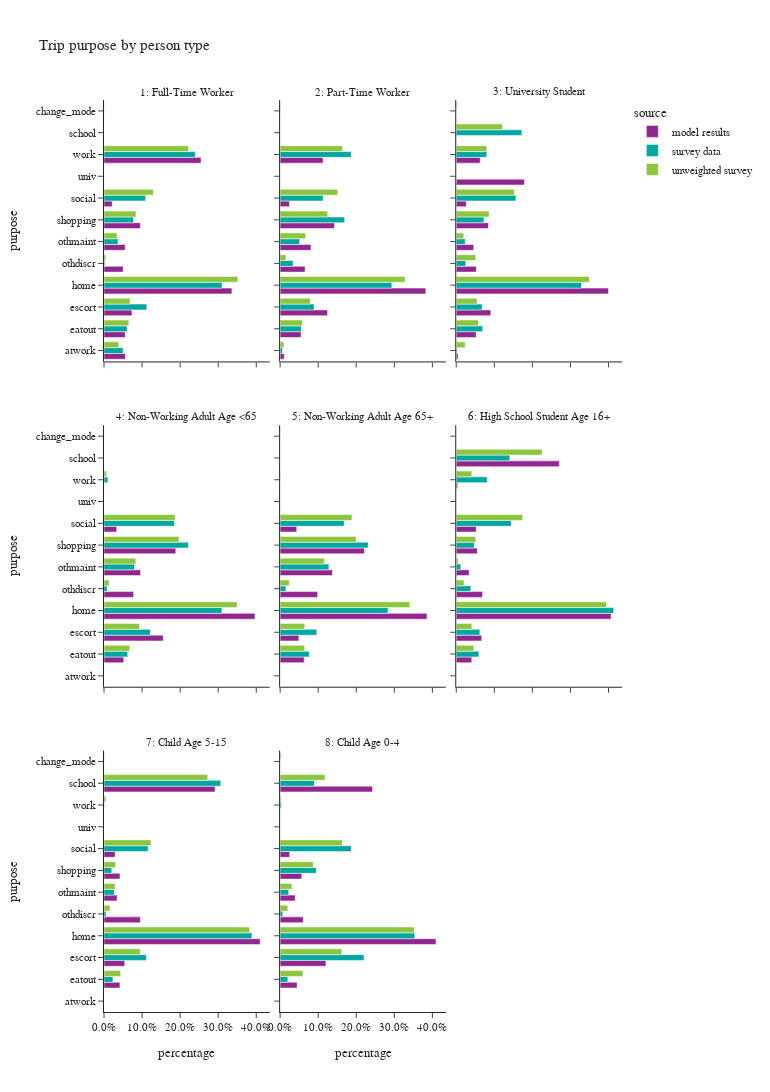

Here is the notebook cell this chart was saved with:
### Code cell
plot_purpose(trip_data,'ptype_label','person type',3,1200)

### Figure 1 — Plotly figure (JSON) as saved in the notebook; plotly's stock layout.template omitted (floating-point values rounded to 4 significant figures)
{"data": [{"alignmentgroup": "True", "hovertemplate": "source=model results<br>ptype_label=1: Full-Time Worker<br>percentage=%{x}<br>purpose=%{y}<extra></extra>", "legendgroup": "model results", "marker": {"color": "#91268F", "pattern": {"shape": ""}}, "name": "model results", "offsetgroup": "model results", "orientation": "h", "showlegend": true, "textposition": "auto", "type": "bar", "x": [0.05626, 0.05576, 0.07339, 0.336, 0.0505, 0.05567, 0.09543, 0.0217, 0.0002427, 0.255], "xaxis": "x7", "y": ["atwork", "eatout", "escort", "home", "othdiscr", "othmaint", "shopping", "social", "univ", "work"], "yaxis": "y7"}, {"alignmentgroup": "True", "hovertemplate": "source=model results<br>ptype_label=2: Part-Time Worker<br>percentage=%{x}<br>purpose=%{y}<extra></extra>", "legendgroup": "model results", "marker": {"color": "#91268F", "pattern": {"shape": ""}}, "name": "model results", "offsetgroup": "model results", "orientation": "h", "showlegend": false, "textposition": "auto", "type": "bar", "x": [0.01067, 0.05488, 0.1245, 0.3827, 0.06569, 0.0812, 0.1427, 0.02478, 0.1129], "xaxis": "x8", "y": ["atwork", "eatout", "escort", "home", "othdiscr", "othmaint", "shopping", "social", "work"], "yaxis": "y8"}, {"alignmentgroup": "True", "hovertemplate": "source=model results<br>ptype_label=3: University Student<br>percentage=%{x}<br>purpose=%{y}<extra></extra>", "legendgroup": "model results", "marker": {"color": "#91268F", "pattern": {"shape": ""}}, "name": "model results", "offsetgroup": "model results", "orientation": "h", "showlegend": false, "textposition": "auto", "type": "bar", "x": [0.004837, 0.05238, 0.09078, 0.3999, 0.05291, 0.04587, 0.08464, 0.0264, 0.1792, 0.06315], "xaxis": "x9", "y": ["atwork", "eatout", "escort", "home", "othdiscr", "othmaint", "shopping", "social", "univ", "work"], "yaxis": "y9"}, {"alignmentgroup": "True", "hovertemplate": "source=model results<br>ptype_label=4: Non-Working Adult Age <65<br>percentage=%{x}<br>purpose=%{y}<extra></extra>", "legendgroup": "model results", "marker": {"color": "#91268F", "pattern": {"shape": ""}}, "name": "model results", "offsetgroup": "model results", "orientation": "h", "showlegend": false, "textposition": "auto", "type": "bar", "x": [0.05181, 0.1556, 0.3967, 0.07786, 0.09611, 0.1886, 0.03341], "xaxis": "x4", "y": ["eatout", "escort", "home", "othdiscr", "othmaint", "shopping", "social"], "yaxis": "y4"}, {"alignmentgroup": "True", "hovertemplate": "source=model results<br>ptype_label=5: Non-Working Adult Age 65+<br>percentage=%{x}<br>purpose=%{y}<extra></extra>", "legendgroup": "model results", "marker": {"color": "#91268F", "pattern": {"shape": ""}}, "name": "model results", "offsetgroup": "model results", "orientation": "h", "showlegend": false, "textposition": "auto", "type": "bar", "x": [0.06353, 0.04931, 0.3858, 0.09866, 0.1374, 0.2217, 0.04368], "xaxis": "x5", "y": ["eatout", "escort", "home", "othdiscr", "othmaint", "shopping", "social"], "yaxis": "y5"}, {"alignmentgroup": "True", "hovertemplate": "source=model results<br>ptype_label=6: High School Student Age 16+<br>percentage=%{x}<br>purpose=%{y}<extra></extra>", "legendgroup": "model results", "marker": {"color": "#91268F", "pattern": {"shape": ""}}, "name": "model results", "offsetgroup": "model results", "orientation": "h", "showlegend": false, "textposition": "auto", "type": "bar", "x": [0.0001329, 0.04083, 0.06687, 0.4068, 0.0689, 0.03393, 0.2707, 0.05536, 0.05264, 0.00378], "xaxis": "x6", "y": ["atwork", "eatout", "escort", "home", "othdiscr", "othmaint", "school", "shopping", "social", "work"], "yaxis": "y6"}, {"alignmentgroup": "True", "hovertemplate": "source=model results<br>ptype_label=7: Child Age 5-15<br>percentage=%{x}<br>purpose=%{y}<extra></extra>", "legendgroup": "model results", "marker": {"color": "#91268F", "pattern": {"shape": ""}}, "name": "model results", "offsetgroup": "model results", "orientation": "h", "showlegend": false, "textposition": "auto", "type": "bar", "x": [0.04177, 0.05457, 0.4101, 0.09566, 0.0345, 0.292, 0.04197, 0.02939], "xaxis": "x", "y": ["eatout", "escort", "home", "othdiscr", "othmaint", "school", "shopping", "social"], "yaxis": "y"}, {"alignmentgroup": "True", "hovertemplate": "source=model results<br>ptype_label=8: Child Age 0-4<br>percentage=%{x}<br>purpose=%{y}<extra></extra>", "legendgroup": "model results", "marker": {"color": "#91268F", "pattern": {"shape": ""}}, "name": "model results", "offsetgroup": "model results", "orientation": "h", "showlegend": false, "textposition": "auto", "type": "bar", "x": [0.04469, 0.1204, 0.4095, 0.06086, 0.0396, 0.2429, 0.05694, 0.02506], "xaxis": "x2", "y": ["eatout", "escort", "home", "othdiscr", "othmaint", "school", "shopping", "social"], "yaxis": "y2"}, {"alignmentgroup": "True", "hovertemplate": "source=survey data<br>ptype_label=1: Full-Time Worker<br>percentage=%{x}<br>purpose=%{y}<extra></extra>", "legendgroup": "survey data", "marker": {"color": "#00A7A0", "pattern": {"shape": ""}}, "name": "survey data", "offsetgroup": "survey data", "orientation": "h", "showlegend": true, "textposition": "auto", "type": "bar", "x": [0.05022, 0.0003836, 0.06077, 0.1123, 0.3103, 0.002461, 0.03684, 0.07766, 0.1093, 0.2397], "xaxis": "x7", "y": ["atwork", "change_mode", "eatout", "escort", "home", "othdiscr", "othmaint", "shopping", "social", "work"], "yaxis": "y7"}, {"alignmentgroup": "True", "hovertemplate": "source=survey data<br>ptype_label=2: Part-Time Worker<br>percentage=%{x}<br>purpose=%{y}<extra></extra>", "legendgroup": "survey data", "marker": {"color": "#00A7A0", "pattern": {"shape": ""}}, "name": "survey data", "offsetgroup": "survey data", "orientation": "h", "showlegend": false, "textposition": "auto", "type": "bar", "x": [0.006289, 0.0002684, 0.05576, 0.08935, 0.2935, 0.03419, 0.05121, 0.1696, 0.113, 0.1868], "xaxis": "x8", "y": ["atwork", "change_mode", "eatout", "escort", "home", "othdiscr", "othmaint", "shopping", "social", "work"], "yaxis": "y8"}, {"alignmentgroup": "True", "hovertemplate": "source=survey data<br>ptype_label=3: University Student<br>percentage=%{x}<br>purpose=%{y}<extra></extra>", "legendgroup": "survey data", "marker": {"color": "#00A7A0", "pattern": {"shape": ""}}, "name": "survey data", "offsetgroup": "survey data", "orientation": "h", "showlegend": false, "textposition": "auto", "type": "bar", "x": [0.002102, 0.0001333, 0.06959, 0.06827, 0.329, 0.02494, 0.02361, 0.1725, 0.07276, 0.1568, 0.08033], "xaxis": "x9", "y": ["atwork", "change_mode", "eatout", "escort", "home", "othdiscr", "othmaint", "school", "shopping", "social", "work"], "yaxis": "y9"}, {"alignmentgroup": "True", "hovertemplate": "source=survey data<br>ptype_label=4: Non-Working Adult Age <65<br>percentage=%{x}<br>purpose=%{y}<extra></extra>", "legendgroup": "survey data", "marker": {"color": "#00A7A0", "pattern": {"shape": ""}}, "name": "survey data", "offsetgroup": "survey data", "orientation": "h", "showlegend": false, "textposition": "auto", "type": "bar", "x": [0.0002809, 0.06216, 0.1219, 0.3097, 0.008252, 0.08035, 0.222, 0.1851, 0.01026], "xaxis": "x4", "y": ["change_mode", "eatout", "escort", "home", "othdiscr", "othmaint", "shopping", "social", "work"], "yaxis": "y4"}, {"alignmentgroup": "True", "hovertemplate": "source=survey data<br>ptype_label=5: Non-Working Adult Age 65+<br>percentage=%{x}<br>purpose=%{y}<extra></extra>", "legendgroup": "survey data", "marker": {"color": "#00A7A0", "pattern": {"shape": ""}}, "name": "survey data", "offsetgroup": "survey data", "orientation": "h", "showlegend": false, "textposition": "auto", "type": "bar", "x": [4.817e-05, 0.07652, 0.09638, 0.2834, 0.01513, 0.1282, 0.2313, 0.1685, 0.0005755], "xaxis": "x5", "y": ["change_mode", "eatout", "escort", "home", "othdiscr", "othmaint", "shopping", "social", "work"], "yaxis": "y5"}, {"alignmentgroup": "True", "hovertemplate": "source=survey data<br>ptype_label=6: High School Student Age 16+<br>percentage=%{x}<br>purpose=%{y}<extra></extra>", "legendgroup": "survey data", "marker": {"color": "#00A7A0", "pattern": {"shape": ""}}, "name": "survey data", "offsetgroup": "survey data", "orientation": "h", "showlegend": false, "textposition": "auto", "type": "bar", "x": [0.0596, 0.06207, 0.4137, 0.03836, 0.01195, 0.1405, 0.04751, 0.1448, 0.08154], "xaxis": "x6", "y": ["eatout", "escort", "home", "othdiscr", "othmaint", "school", "shopping", "social", "work"], "yaxis": "y6"}, {"alignmentgroup": "True", "hovertemplate": "source=survey data<br>ptype_label=7: Child Age 5-15<br>percentage=%{x}<br>purpose=%{y}<extra></extra>", "legendgroup": "survey data", "marker": {"color": "#00A7A0", "pattern": {"shape": ""}}, "name": "survey data", "offsetgroup": "survey data", "orientation": "h", "showlegend": false, "textposition": "auto", "type": "bar", "x": [0.0001905, 0.02341, 0.1111, 0.3886, 0.0055, 0.02697, 0.3069, 0.02042, 0.1161, 0.0008153], "xaxis": "x", "y": ["change_mode", "eatout", "escort", "home", "othdiscr", "othmaint", "school", "shopping", "social", "work"], "yaxis": "y"}, {"alignmentgroup": "True", "hovertemplate": "source=survey data<br>ptype_label=8: Child Age 0-4<br>percentage=%{x}<br>purpose=%{y}<extra></extra>", "legendgroup": "survey data", "marker": {"color": "#00A7A0", "pattern": {"shape": ""}}, "name": "survey data", "offsetgroup": "survey data", "orientation": "h", "showlegend": false, "textposition": "auto", "type": "bar", "x": [0.0002817, 0.02024, 0.2204, 0.3538, 0.007005, 0.02263, 0.09006, 0.09521, 0.1869, 0.003446], "xaxis": "x2", "y": ["change_mode", "eatout", "escort", "home", "othdiscr", "othmaint", "school", "shopping", "social", "work"], "yaxis": "y2"}, {"alignmentgroup": "True", "hovertemplate": "source=unweighted survey<br>ptype_label=1: Full-Time Worker<br>percentage=%{x}<br>purpose=%{y}<extra></extra>", "legendgroup": "unweighted survey", "marker": {"color": "#8CC63E", "pattern": {"shape": ""}}, "name": "unweighted survey", "offsetgroup": "unweighted survey", "orientation": "h", "showlegend": true, "textposition": "auto", "type": "bar", "x": [0.03897, 0.0007619, 0.0652, 0.06847, 0.3517, 0.004898, 0.0344, 0.08392, 0.1295, 0.2222], "xaxis": "x7", "y": ["atwork", "change_mode", "eatout", "escort", "home", "othdiscr", "othmaint", "shopping", "social", "work"], "yaxis": "y7"}, {"alignmentgroup": "True", "hovertemplate": "source=unweighted survey<br>ptype_label=2: Part-Time Worker<br>percentage=%{x}<br>purpose=%{y}<extra></extra>", "legendgroup": "unweighted survey", "marker": {"color": "#8CC63E", "pattern": {"shape": ""}}, "name": "unweighted survey", "offsetgroup": "unweighted survey", "orientation": "h", "showlegend": false, "textposition": "auto", "type": "bar", "x": [0.009915, 0.001026, 0.05846, 0.07932, 0.3285, 0.01538, 0.06701, 0.1251, 0.1515, 0.1638], "xaxis": "x8", "y": ["atwork", "change_mode", "eatout", "escort", "home", "othdiscr", "othmaint", "shopping", "social", "work"], "yaxis": "y8"}, {"alignmentgroup": "True", "hovertemplate": "source=unweighted survey<br>ptype_label=3: University Student<br>percentage=%{x}<br>purpose=%{y}<extra></extra>", "legendgroup": "unweighted survey", "marker": {"color": "#8CC63E", "pattern": {"shape": ""}}, "name": "unweighted survey", "offsetgroup": "unweighted survey", "orientation": "h", "showlegend": false, "textposition": "auto", "type": "bar", "x": [0.02331, 0.002331, 0.05828, 0.05478, 0.3497, 0.05128, 0.01981, 0.1212, 0.08625, 0.1527, 0.08042], "xaxis": "x9", "y": ["atwork", "change_mode", "eatout", "escort", "home", "othdiscr", "othmaint", "school", "shopping", "social", "work"], "yaxis": "y9"}, {"alignmentgroup": "True", "hovertemplate": "source=unweighted survey<br>ptype_label=4: Non-Working Adult Age <65<br>percentage=%{x}<br>purpose=%{y}<extra></extra>", "legendgroup": "unweighted survey", "marker": {"color": "#8CC63E", "pattern": {"shape": ""}}, "name": "unweighted survey", "offsetgroup": "unweighted survey", "orientation": "h", "showlegend": false, "textposition": "auto", "type": "bar", "x": [0.0007607, 0.06771, 0.09319, 0.3499, 0.01369, 0.08368, 0.197, 0.1871, 0.006847], "xaxis": "x4", "y": ["change_mode", "eatout", "escort", "home", "othdiscr", "othmaint", "shopping", "social", "work"], "yaxis": "y4"}, {"alignmentgroup": "True", "hovertemplate": "source=unweighted survey<br>ptype_label=5: Non-Working Adult Age 65+<br>percentage=%{x}<br>purpose=%{y}<extra></extra>", "legendgroup": "unweighted survey", "marker": {"color": "#8CC63E", "pattern": {"shape": ""}}, "name": "unweighted survey", "offsetgroup": "unweighted survey", "orientation": "h", "showlegend": false, "textposition": "auto", "type": "bar", "x": [0.0006803, 0.06429, 0.06463, 0.3408, 0.02415, 0.1163, 0.1997, 0.1888, 0.0006803], "xaxis": "x5", "y": ["change_mode", "eatout", "escort", "home", "othdiscr", "othmaint", "shopping", "social", "work"], "yaxis": "y5"}, {"alignmentgroup": "True", "hovertemplate": "source=unweighted survey<br>ptype_label=6: High School Student Age 16+<br>percentage=%{x}<br>purpose=%{y}<extra></extra>", "legendgroup": "unweighted survey", "marker": {"color": "#8CC63E", "pattern": {"shape": ""}}, "name": "unweighted survey", "offsetgroup": "unweighted survey", "orientation": "h", "showlegend": false, "textposition": "auto", "type": "bar", "x": [0.04615, 0.04103, 0.3949, 0.02051, 0.005128, 0.2256, 0.05128, 0.1744, 0.04103], "xaxis": "x6", "y": ["eatout", "escort", "home", "othdiscr", "othmaint", "school", "shopping", "social", "work"], "yaxis": "y6"}, {"alignmentgroup": "True", "hovertemplate": "source=unweighted survey<br>ptype_label=7: Child Age 5-15<br>percentage=%{x}<br>purpose=%{y}<extra></extra>", "legendgroup": "unweighted survey", "marker": {"color": "#8CC63E", "pattern": {"shape": ""}}, "name": "unweighted survey", "offsetgroup": "unweighted survey", "orientation": "h", "showlegend": false, "textposition": "auto", "type": "bar", "x": [0.001152, 0.04378, 0.09562, 0.3825, 0.01613, 0.02938, 0.2725, 0.03053, 0.1233, 0.005184], "xaxis": "x", "y": ["change_mode", "eatout", "escort", "home", "othdiscr", "othmaint", "school", "shopping", "social", "work"], "yaxis": "y"}, {"alignmentgroup": "True", "hovertemplate": "source=unweighted survey<br>ptype_label=8: Child Age 0-4<br>percentage=%{x}<br>purpose=%{y}<extra></extra>", "legendgroup": "unweighted survey", "marker": {"color": "#8CC63E", "pattern": {"shape": ""}}, "name": "unweighted survey", "offsetgroup": "unweighted survey", "orientation": "h", "showlegend": false, "textposition": "auto", "type": "bar", "x": [0.002681, 0.06032, 0.1622, 0.3525, 0.02011, 0.03083, 0.118, 0.08713, 0.1635, 0.002681], "xaxis": "x2", "y": ["change_mode", "eatout", "escort", "home", "othdiscr", "othmaint", "school", "shopping", "social", "work"], "yaxis": "y2"}], "layout": {"annotations": [{"font": {}, "showarrow": false, "text": "7: Child Age 5-15", "x": 0.16, "xanchor": "center", "xref": "paper", "y": 0.2867, "yanchor": "bottom", "yref": "paper"}, {"font": {}, "showarrow": false, "text": "8: Child Age 0-4", "x": 0.5, "xanchor": "center", "xref": "paper", "y": 0.2867, "yanchor": "bottom", "yref": "paper"}, {"font": {}, "showarrow": false, "text": "4: Non-Working Adult Age <65", "x": 0.16, "xanchor": "center", "xref": "paper", "y": 0.6433, "yanchor": "bottom", "yref": "paper"}, {"font": {}, "showarrow": false, "text": "5: Non-Working Adult Age 65+", "x": 0.5, "xanchor": "center", "xref": "paper", "y": 0.6433, "yanchor": "bottom", "yref": "paper"}, {"font": {}, "showarrow": false, "text": "6: High School Student Age 16+", "x": 0.84, "xanchor": "center", "xref": "paper", "y": 0.6433, "yanchor": "bottom", "yref": "paper"}, {"font": {}, "showarrow": false, "text": "1: Full-Time Worker", "x": 0.16, "xanchor": "center", "xref": "paper", "y": 1.0, "yanchor": "bottom", "yref": "paper"}, {"font": {}, "showarrow": false, "text": "2: Part-Time Worker", "x": 0.5, "xanchor": "center", "xref": "paper", "y": 1.0, "yanchor": "bottom", "yref": "paper"}, {"font": {}, "showarrow": false, "text": "3: University Student", "x": 0.84, "xanchor": "center", "xref": "paper", "y": 1.0, "yanchor": "bottom", "yref": "paper"}], "barmode": "group", "height": 1200, "legend": {"title": {"text": "source"}, "tracegroupgap": 0}, "title": {"text": "Trip purpose by person type"}, "width": 770, "xaxis": {"anchor": "y", "domain": [0.0, 0.32], "tickformat": ".1%", "title": {"text": "percentage"}}, "xaxis2": {"anchor": "y2", "domain": [0.34, 0.66], "matches": "x", "tickformat": ".1%", "title": {"text": "percentage"}}, "xaxis3": {"anchor": "y3", "domain": [0.68, 1.0], "matches": "x", "tickformat": ".1%", "title": {"text": "percentage"}}, "xaxis4": {"anchor": "y4", "domain": [0.0, 0.32], "matches": "x", "showticklabels": false, "tickformat": ".1%"}, "xaxis5": {"anchor": "y5", "domain": [0.34, 0.66], "matches": "x", "showticklabels": false, "tickformat": ".1%"}, "xaxis6": {"anchor": "y6", "domain": [0.68, 1.0], "matches": "x", "showticklabels": false, "tickformat": ".1%"}, "xaxis7": {"anchor": "y7", "domain": [0.0, 0.32], "matches": "x", "showticklabels": false, "tickformat": ".1%"}, "xaxis8": {"anchor": "y8", "domain": [0.34, 0.66], "matches": "x", "showticklabels": false, "tickformat": ".1%"}, "xaxis9": {"anchor": "y9", "domain": [0.68, 1.0], "matches": "x", "showticklabels": false, "tickformat": ".1%"}, "yaxis": {"anchor": "x", "domain": [0.0, 0.2867], "title": {"text": "purpose"}}, "yaxis2": {"anchor": "x2", "domain": [0.0, 0.2867], "matches": "y", "showticklabels": false}, "yaxis3": {"anchor": "x3", "domain": [0.0, 0.2867], "matches": "y", "showticklabels": false}, "yaxis4": {"anchor": "x4", "domain": [0.3567, 0.6433], "matches": "y", "title": {"text": "purpose"}}, "yaxis5": {"anchor": "x5", "domain": [0.3567, 0.6433], "matches": "y", "showticklabels": false}, "yaxis6": {"anchor": "x6", "domain": [0.3567, 0.6433], "matches": "y", "showticklabels": false}, "yaxis7": {"anchor": "x7", "domain": [0.7133, 1.0], "matches": "y", "title": {"text": "purpose"}}, "yaxis8": {"anchor": "x8", "domain": [0.7133, 1.0], "matches": "y", "showticklabels": false}, "yaxis9": {"anchor": "x9", "domain": [0.7133, 1.0], "matches": "y", "showticklabels": false}}}
